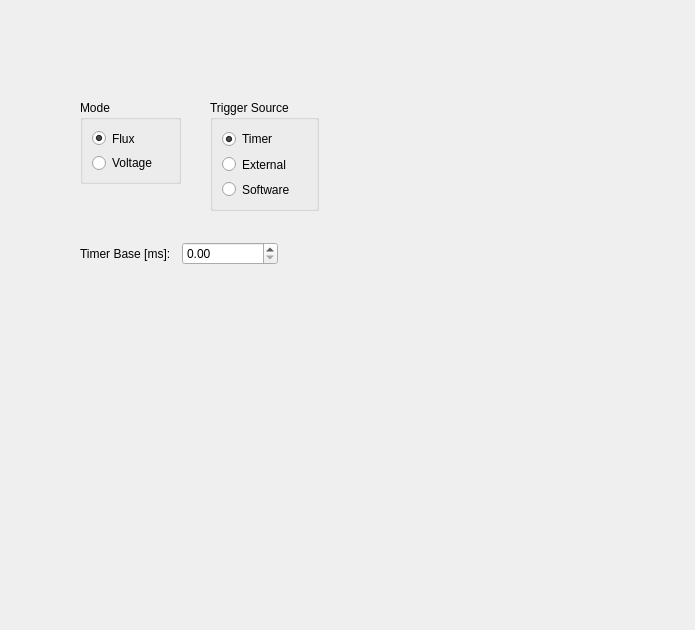
<?xml version="1.0" encoding="UTF-8"?>
<ui version="4.0">
 <class>wg_integrator</class>
 <widget class="QWidget" name="wg_integrator">
  <property name="geometry">
   <rect>
    <x>0</x>
    <y>0</y>
    <width>695</width>
    <height>630</height>
   </rect>
  </property>
  <property name="windowTitle">
   <string>Form</string>
  </property>
  <widget class="QGroupBox" name="groupBox">
   <property name="geometry">
    <rect>
     <x>80</x>
     <y>100</y>
     <width>101</width>
     <height>84</height>
    </rect>
   </property>
   <property name="title">
    <string>Mode</string>
   </property>
   <layout class="QGridLayout" name="gridLayout_2">
    <item row="0" column="0">
     <widget class="QRadioButton" name="rdb_flux">
      <property name="text">
       <string>Flux</string>
      </property>
      <property name="checked">
       <bool>true</bool>
      </property>
     </widget>
    </item>
    <item row="1" column="0">
     <widget class="QRadioButton" name="rdb_volt">
      <property name="text">
       <string>Voltage</string>
      </property>
     </widget>
    </item>
   </layout>
  </widget>
  <widget class="QGroupBox" name="groupBox_2">
   <property name="geometry">
    <rect>
     <x>210</x>
     <y>100</y>
     <width>109</width>
     <height>111</height>
    </rect>
   </property>
   <property name="title">
    <string>Trigger Source</string>
   </property>
   <layout class="QGridLayout" name="gridLayout">
    <item row="0" column="0">
     <widget class="QRadioButton" name="rdb_timer">
      <property name="text">
       <string>Timer</string>
      </property>
      <property name="checked">
       <bool>true</bool>
      </property>
     </widget>
    </item>
    <item row="1" column="0">
     <widget class="QRadioButton" name="rdb_ext">
      <property name="text">
       <string>External</string>
      </property>
     </widget>
    </item>
    <item row="2" column="0">
     <widget class="QRadioButton" name="rdb_software">
      <property name="text">
       <string>Software</string>
      </property>
     </widget>
    </item>
   </layout>
  </widget>
  <widget class="QWidget" name="">
   <property name="geometry">
    <rect>
     <x>80</x>
     <y>240</y>
     <width>198</width>
     <height>28</height>
    </rect>
   </property>
   <layout class="QHBoxLayout" name="horizontalLayout">
    <item>
     <widget class="QLabel" name="label">
      <property name="text">
       <string>Timer Base [ms]:</string>
      </property>
     </widget>
    </item>
    <item>
     <widget class="QDoubleSpinBox" name="dsb_time_base">
      <property name="maximum">
       <double>999999.000000000000000</double>
      </property>
     </widget>
    </item>
   </layout>
  </widget>
 </widget>
 <resources/>
 <connections>
  <connection>
   <sender>rdb_timer</sender>
   <signal>toggled(bool)</signal>
   <receiver>dsb_time_base</receiver>
   <slot>setEnabled(bool)</slot>
   <hints>
    <hint type="sourcelabel">
     <x>268</x>
     <y>135</y>
    </hint>
    <hint type="destinationlabel">
     <x>540</x>
     <y>143</y>
    </hint>
   </hints>
  </connection>
 </connections>
</ui>
